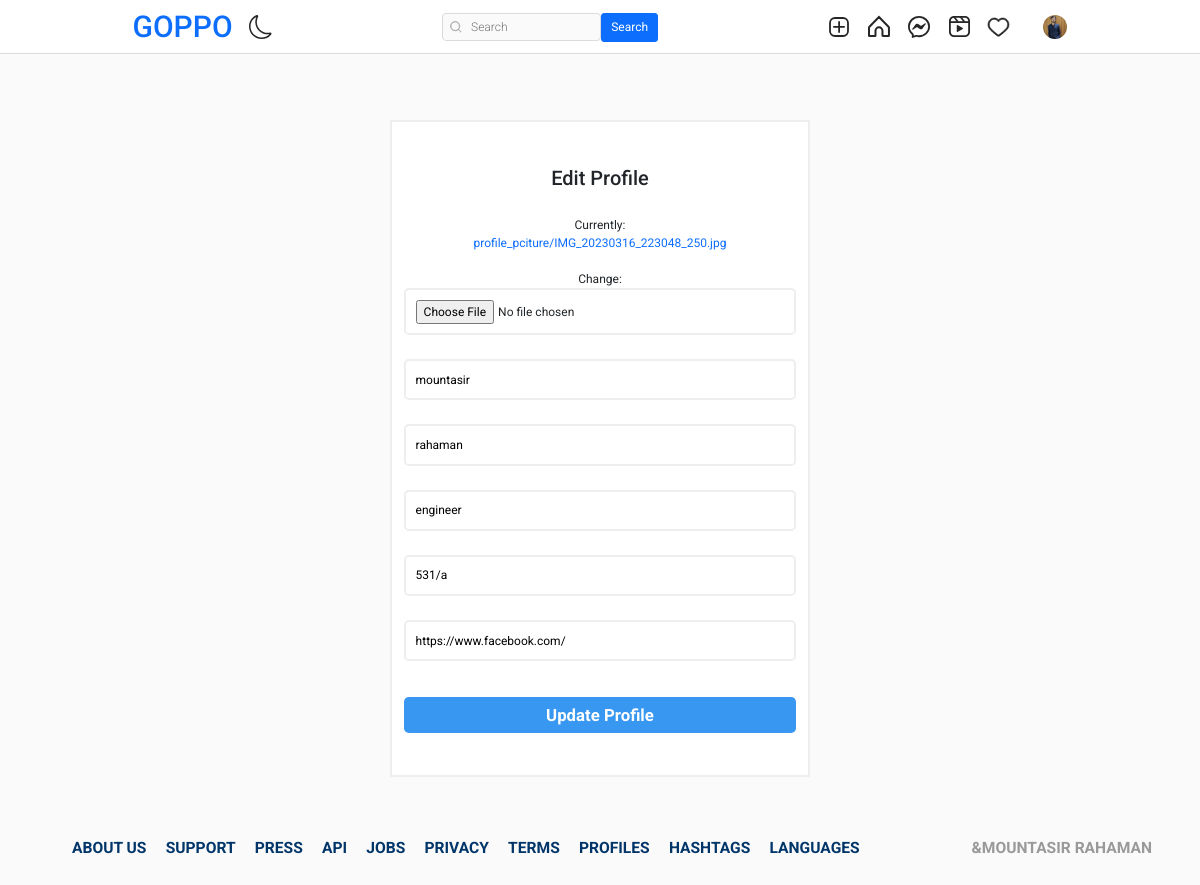
The app's page /users/profile/edit (signed in) with its own data.
### authy/models.py (models this page shows, shortened)
class Profile(models.Model):
    user = models.OneToOneField(User, related_name='profile', on_delete=models.CASCADE)
    image = models.ImageField(upload_to="profile_pciture", null=True, default="default.jpg")
    first_name = models.CharField(max_length=200, null=True, blank=True)
    last_name = models.CharField(max_length=200, null=True, blank=True)
    bio = models.CharField(max_length=200, null=True, blank=True)
    location = models.CharField(max_length=200, null=True, blank=True)
    url = models.URLField(max_length=200, null=True, blank=True)
    favourite = models.ManyToManyField(Post, blank=True)

### authy/views.py (the view)
# urls.py: path('profile/edit', EditProfile, name="editprofile"),
def EditProfile(request):
    user = request.user.id
    profile = Profile.objects.get(user__id=user)
    if request.method == "POST":
        form = EditProfileForm(request.POST, request.FILES, instance=request.user.profile)
        if form.is_valid():
            profile.image = form.cleaned_data.get('image')
            profile.first_name = form.cleaned_data.get('first_name')
            profile.last_name = form.cleaned_data.get('last_name')
            profile.location = form.cleaned_data.get('location')
            profile.url = form.cleaned_data.get('url')
            profile.bio = form.cleaned_data.get('bio')
            profile.save()
            return redirect('profile', profile.user.username)
    else:
        form = EditProfileForm(instance=request.user.profile)
    context = {
        'form': form,
    }
    return render(request, 'editprofile.html', context)

### authy/forms.py
class EditProfileForm(forms.ModelForm):
    image = forms.ImageField(required=True)
    first_name = forms.CharField(widget=forms.TextInput(attrs={'class': 'input', 'placeholder': 'First Name'}), required=True)
    last_name = forms.CharField(widget=forms.TextInput(attrs={'class': 'input', 'placeholder': 'Last Name'}), required=True)
    bio = forms.CharField(widget=forms.TextInput(attrs={'class': 'input', 'placeholder': 'Bio'}), required=True)
    url = forms.CharField(widget=forms.TextInput(attrs={'class': 'input', 'placeholder': 'URL'}), )
    location = forms.CharField(widget=forms.TextInput(attrs={'class': 'input', 'placeholder': 'Address'}), required=True)
    class Meta:
        model = Profile
        fields = ['image', 'first_name', 'last_name', 'bio', 'url', 'location']

### templates/editprofile.html (shortened to what this page needs)
{% extends 'base.html' %}
{% load static %}
{% load crispy_forms_tags %}
{% block content %}
<br><br>
<!DOCTYPE html>
<html lang="en">
<head>
  <link rel="stylesheet" href="{% static 'assets2/style.css' %}">
</head>
<body>
  <div id="wrapper">
    <div class="container">
      <div class="form-data">
        <form action="" method="POST" enctype="multipart/form-data">
          <div class="logo">
            <h3 style="padding: 20px; font-size: 20px;">Edit Profile</h3>
          </div>
          {{form.image}} <br>
		  {{form.first_name}} <br>
		  {{form.last_name}} <br>
		  {{form.bio}} <br>
		  {{form.location}} <br>
		  {{form.url}} <br>
          <button class="form-btn" type="submit">Update Profile</button>
        </form>
      </div>
    </div>
    <footer>
      <div class="container">
        <nav class="footer-nav">
          <ul>
            <li>
              <a href="#">About us</a>
            </li>
            <li>
              <a href="#">Support</a>
            </li>
            <li>
              <a href="#">Press</a>
            </li>
            <li>
              <a href="#">Api</a>
            </li>
            <li>
              <a href="#">Jobs</a>
            </li>
            <li>
              <a href="#">Privacy</a>
            </li>
            <li>
              <a href="#">Terms</a>
            </li>
            <li>
              <a href="#">Profiles</a>
            </li>
            <li>
              <a href="#">Hashtags</a>
            </li>
            <li>
              <a href="#">Languages</a>
            </li>
          </ul>
        </nav>
        <div class="copyright-notice">
          &mountasir rahaman
        </div>
      </div>
    </footer>
  </div>
</body>
</html>
{% endblock content %}

### templates/base.html (shortened to what this page needs)
{% load static %}
<!DOCTYPE html>
<html lang="en">
<head>
    <link rel="stylesheet" href="https://cdn.jsdelivr.net/npm/bootstrap-icons@1.8.1/font/bootstrap-icons.css">
    <link href="https://cdn.jsdelivr.net/npm/bootstrap@5.1.3/dist/css/bootstrap.min.css" rel="stylesheet">
    <link rel="stylesheet" type="text/css" href="{% static 'assets1/style.css' %}">
</head>
<body>
    <header class="header">
        <nav class="header__content">
            <div class="header__buttons">
                <a href="{% url 'index' %}" class="header__home">
                  <h1> GOPPO </h1>
                </a>
                <button class="header__theme-button" title="Toggle Theme">
                </button>
            </div>
            <form action="{% url 'search-users' %}" method="GET">
                <div class="header__search">
                    <input type="text" placeholder="Search" name="q" value="{{ request.GET.q }}">
                    <button class="btn btn-primary" type="submit">Search</button>
                </div>
            </form>
            <div class="header__buttons header__buttons--desktop">
                <a href="{% url 'newpost' %}">
                </a>
                <a href="{% url 'index' %}">
                </a>
                <a href="{% url 'message' %}">
                </a>
                <a href="#">
                </a>
                <span>
                    <a href="{% url 'show-notification' %}">
                    </a>
                </span>
                <a href="">
                    <button class="profile-button">
                        <a href="{% url 'profile' request.user %}">
                            <div class="profile-button__picture">
                                <img src="{{request.user.profile.image.url}}" alt="User Picture">
                            </div>
                        </a>
                    </button>
                </a>
            </div>
        </nav>
    </header>
    {% block content %}
    {% endblock content %}
</body>
</html>

### static/assets1/style.css (style rules this page uses)
*, *::after, *::before { box-sizing: border-box; margin: 0; padding: 0; }
*, button, input, select, textarea { font-family: 'Roboto', sans-serif; }
:root { --primary: hsl(0, 0%, 100%); --secondary: hsl(0, 0%, 98%); --border: hsl(0, 0%, 86%); --story-border: hsl(0, 0%, 78%); --img-border: hsla(0, 0%, 0%, 0.1); --text-dark: hsl(0, 0%, 15%); --text-light: hsl(0, 0%, 60%); --like: hsl(355, 82%, 61%); --link: hsl(204, 100%, 48%); --header-height: 44px; --nav-height: 44px; }
body { min-height: 100vh; display: flex; flex-direction: column; overflow-y: auto; }
svg { display: block; }
img { max-width: 100%; }
.header { width: 100%; height: var(--header-height); background-color: var(--primary); display: flex; justify-content: center; position: fixed; top: 0; left: 0; z-index: 2; }
.header::after { content: ''; position: absolute; bottom: 0; width: 100%; height: 1px; background-color: var(--border); }
.header__content { width: 100%; max-width: 975px; padding: 0 14px; display: flex; justify-content: space-between; align-items: center; }
.header__home { margin-top: 5px; }
.header__theme-button { background-color: transparent; border: none; cursor: pointer; }
.header__theme-button-moon { display: unset; }
.header__search { width: 216px; height: 28px; display: none; align-items: center; position: relative; }
.header__search svg { width: 12px; height: 12px; position: absolute; left: 8px; }
.header__search input { width: 100%; height: 100%; background-color: var(--secondary); padding: 4px 10px 4px 28px; border: 1px solid var(--border); border-radius: 4px; outline: none; font-size: 12px; font-weight: 300; text-decoration: none; color: var(--text-light); text-overflow: ellipsis; overflow: hidden; white-space: nowrap; }
.header__buttons { display: flex; align-items: center; gap: 16px; }
.profile-button { background-color: transparent; border: none; outline: none; cursor: pointer; position: relative; }
.profile-button__picture { width: 24px; height: 24px; border-radius: 50%; overflow: hidden; position: relative; }
.profile-button__picture::after { content: ''; position: absolute; top: 0; bottom: 0; left: 0; right: 0; border: 1px solid var(--img-border); border-radius: 50%; }
@media (min-width: 768px) { :root { --header-height: 54px; --nav-height: 0px; } }
@media (min-width: 768px) { .header__content { padding: 0 20px; } }
@media (min-width: 768px) { .header__search { display: flex; } }

### static/assets2/style.css (style rules this page uses)
*, *::before, *::after { margin: 0; padding: 0; box-sizing: inherit; }
html { font-size: 12px; box-sizing: border-box; }
img { width: 100%; max-width: 100%; height: 100%; }
a { text-decoration: none; }
body { background-color: #fafafa; }
#wrapper { width: 100%; height: 100vh; display: flex; flex-direction: column; justify-content: space-between; padding-top: 5rem; }
.container { width: 100%; max-width: 93.5rem; margin: 1rem auto 0; }
#wrapper > .container { display: flex; padding: 0 2rem; }
.form-data { width: 100%; max-width: 35rem; margin-top: 1rem; margin-left: auto; margin-right: auto; display: block; }
.form-data form { background-color: #fff; border: 2px solid #eee; display: flex; flex-direction: column; padding: 2rem 1rem; text-align: center; }
.form-data form input { padding: .8rem; margin-bottom: .5rem; border: 2px solid #eee; border-radius: .4rem; }
.form-btn { margin: 1rem 0 1.5rem; height: 3rem; background-color: #3897f0; font-size: 1.4rem; font-weight: bold; color: #fff; border: none; border-radius: .4rem; cursor: pointer; }
footer { padding: 5rem 0; }
footer .container { display: flex; justify-content: space-between; font-weight: bold; text-transform: uppercase; font-size: 1.3rem; margin-top: 0; flex-wrap: wrap; }
.footer-nav ul { display: flex; flex-wrap: wrap; list-style: none; }
.footer-nav ul li { margin-right: 1.6rem; }
.footer-nav ul li a { color: #003569; }
.copyright-notice { color: #999999; }

### records on screen
Profile: first_name "mountasir", last_name "rahaman", bio "engineer", location "531/a", url "https://www.facebook.com/"
